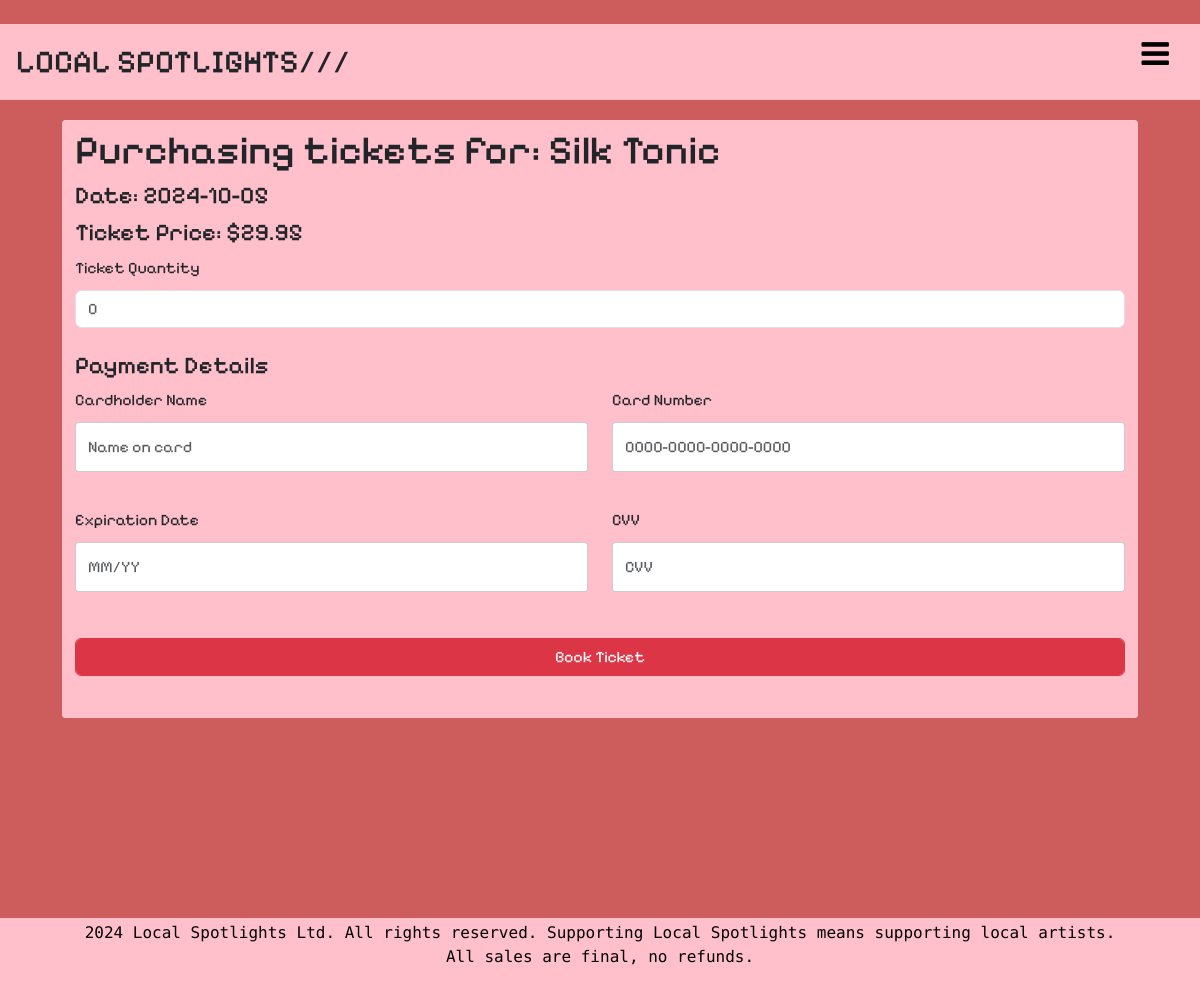
Page /events/3/booking (signed in) on the committed database.
### local_spotlights/models.py (models this page shows, shortened)
class Event(db.Model):
    __tablename__ = 'events'
    id = db.Column(db.Integer, primary_key=True)
    artist = db.Column(db.String(80))
    description = db.Column(db.String(200))
    img = db.Column(db.String(400))
    genre = db.Column(db.String(100))
    venue = db.Column(db.String(300))
    date = db.Column(db.Date)
    start_time = db.Column(db.Time)
    end_time = db.Column(db.Time)
    ticket_quantity = db.Column(db.Integer)
    ticket_price = db.Column(db.Float(20))
    comments = db.relationship('Comment', backref='event')
    status = db.relationship('EventStatus', backref='event', uselist=False)
    order = db.relationship('Order', backref="event")
    user_id = db.Column(db.Integer, db.ForeignKey('users.id'))

### local_spotlights/events.py (the view, shortened to what this page needs)
@eventbp.route('/<id>/booking', methods = ['GET', 'POST'])
@login_required
def booking(id):
    event = db.session.scalar(db.select(Event).where(Event.id == id))
    if not event:
        abort(404)
    event_status = db.session.scalar(db.select(EventStatus).where(EventStatus.event_id == id))
    if not event_status:
        abort(404)
    form = TicketBookingForm(event_id=id)
    return render_template('events/booking.html', form=form, event=event)

### local_spotlights/forms.py
class TicketBookingForm(FlaskForm):
    ticket_quantity = IntegerField("Ticket Quantity", validators=[InputRequired(), NumberRange(min = 1)])
    cardholder_name = StringField('Cardholder Name', validators=[InputRequired()])
    card_number = StringField('Card Number', validators=[InputRequired(), Length(min=16, max=19)])
    expiration_date = StringField('Expiration Date', validators=[InputRequired(), Regexp(r'^\d{2}/\d{2}$', message='MM/YY format')])
    cvv = StringField('CVV', validators=[InputRequired(), Length(min=3, max=4)])
    submit = SubmitField("Book Ticket")

### local_spotlights/templates/events/booking.html (shortened to what this page needs)
﻿{% extends "base.html" %}
{% from 'bootstrap5/form.html' import render_form %}
{% block head %}
<head>
    {{ super() }}
    <link rel="stylesheet" type="text/css" href="{{url_for('static', filename='styles/booking_style.css')}}" />
</head>
{% endblock head %}
    {% block content %}
    <div class="row" style="margin: 0px 50px 0px 50px;">
        <div class="col-75">
            <div class="container" style="margin-bottom:200px;">
                <h1>Purchasing tickets for: {{event.artist}}</h1>
                <h4>Date: {{event.date}}</h4>
                <h4>Ticket Price: ${{event.ticket_price}}</h4>
                <form method="POST" action="">
                    {{ form.ticket_quantity.label }}
                    {{ form.ticket_quantity(class="form-control", placeholder="0") }}
                    <br>
                    <h4>Payment Details</h4>
                    <div class="row">
                        <div class="col-md-6 mb-3">
                            {{ form.cardholder_name.label }}
                            {{ form.cardholder_name(class="form-control", placeholder="Name on card") }}
                        </div>
                        <div class="col-md-6 mb-3">
                            {{ form.card_number.label }}
                            {{ form.card_number(class="form-control", placeholder="0000-0000-0000-0000") }}
                        </div>
                    </div>
                    <div class="row">
                        <div class="col-md-6 mb-3">
                            {{ form.expiration_date.label }}
                            {{ form.expiration_date(class="form-control", placeholder="MM/YY") }}
                        </div>
                        <div class="col-md-6 mb-3">
                            {{ form.cvv.label }}
                            {{ form.cvv(class="form-control", placeholder="CVV") }}
                        </div>
                    </div>
                    {{ form.submit(class="form-control btn btn-danger") }}
                </form>
            </div>
        </div>
    </div>
    {% endblock content %}

### local_spotlights/static/styles/booking_style.css (style rules this page uses)
body { background-color: indianred !important; font-size: 30px; font-family: Pixelify Sans !important; font-weight: 500; overflow-x: hidden; }
.row { display: -ms-flexbox; display: flex; -ms-flex-wrap: wrap; flex-wrap: wrap; margin: 0 -16px; }
.col-75 { -ms-flex: 75%; flex: 75%; }
.col-25, .col-50, .col-75 { padding: 0 16px; }
.container { background-color: pink; padding: 5px 20px 15px 20px; border: 1px solid pink; border-radius: 3px; }
input[type=text] { width: 100%; margin-bottom: 20px; padding: 12px; border: 1px solid #ccc; border-radius: 3px; }
label { margin-bottom: 10px; display: block; }
.btn { background-color: black; color: darkred; padding: 12px; margin: 10px 0; border: none; width: 100%; border-radius: 3px; cursor: pointer; font-size: 17px; }

### rows in the picture
Event: artist "Silk Tonic", date "2024-10-05", ticket_price "29.95"
